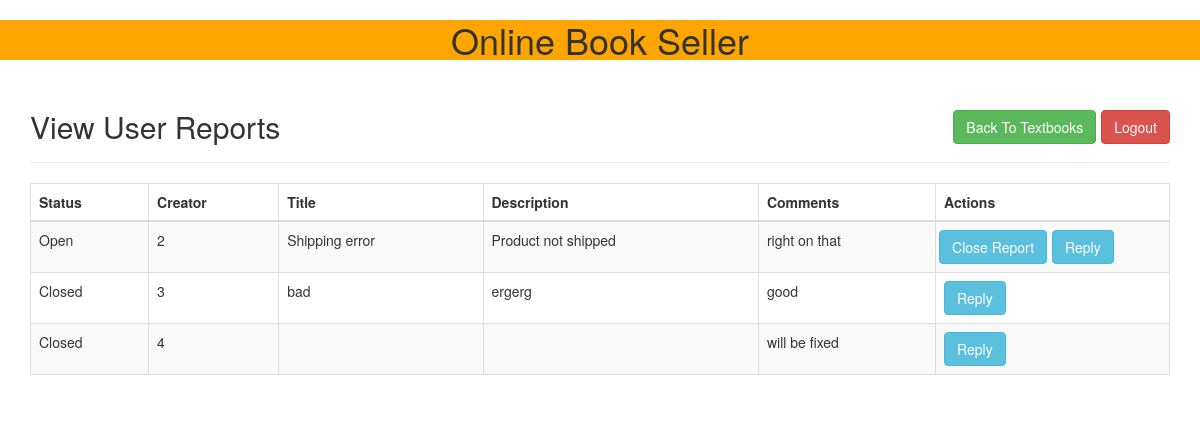
The page /admin_reports.php (signed in) on the database its author committed.
### tables this page shows
CREATE TABLE `reports` (
  `report_id` int(11) NOT NULL AUTO_INCREMENT,
  `report_creator` int(11) NOT NULL,
  `report_title` varchar(500) NOT NULL,
  `description` varchar(500) NOT NULL,
  `report_status` varchar(10) NOT NULL,
  `comments` varchar(500) NOT NULL,
  UNIQUE KEY `report_id` (`report_id`)
);

### common.php (called while the page is built)
<?php
function escape($html)
{
    return htmlspecialchars($html, ENT_QUOTES | ENT_SUBSTITUTE, "UTF-8");
}

### public/admin_reports.php (the view, shortened to what this page needs)
<?php
try {
    require_once "../config.php";
    require "../common.php";
    $connection = new PDO($dsn, $db_username, $db_password, $db_options);
    $sql = "SELECT * FROM reports";
    $statement = $connection->prepare($sql);
    $statement->execute();
    $result = $statement->fetchAll();
} catch (PDOException $error) {
    echo $sql . "<br>" . $error->getMessage();
}
?>
<?php require "templates/header.php";?>
<div class="container">
	<div class="page-header clearfix">
        <h2 class="pull-left">View User Reports</h2>
        <div class="btn-toolbar">
			<a href="logout.php" class="btn btn-danger pull-right">Logout</a>
			<a href="index.php" class="btn btn-success pull-right">Back To Textbooks</a>
		</div>
	</div>
	<?php
if ($result && $statement->rowCount() > 0) {?>
			<table class="table table-bordered table-striped table-hover">
				<thead class="thead-dark/">
					<tr>
                        <th>Status</th>
                        <th>Creator</th>
						<th>Title</th>
						<th>Description</th>
                        <th>Comments</th>
						<th>Actions</th>
					</tr>
				</thead>
				<tbody>
				<?php foreach ($result as $row) {?>
					<tr>
                        <td><?php echo escape($row["report_status"]); ?></td>
                        <td><?php echo escape($row["report_creator"]); ?></td>
						<td><?php echo escape($row["report_title"]); ?></td>
						<td><?php echo escape($row["description"]); ?></td>
                        <td><?php echo escape($row["comments"]); ?></td>
						<td>
                        <div class="btn-toolbar">
						<?php if ($row["report_status"] === "Open") {?>
							<form method="post">
								<input type="submit" name="submit" value="Close Report" class="btn btn-info">
							</form>
						<?php }?>
                        <?php echo "<a href=\"reply.php?reportid=" . urlencode($row['report_id']) . "\" class=\"btn btn-info\">Reply</a>"; ?>
						</div>
                        </td>
					</tr>
				<?php }?>
				</tbody>
			</table>
		<?php } else {?>
			<blockquote>No Reports Available.</blockquote>
		<?php }
?>
</div>
<?php require "templates/footer.php";?>

### public/css/style.css (style rules this page uses)
.page-header h2 { margin-top: 0; }

### rows shown on the page
reports: report_status "Open", report_creator "2", report_title "Shipping error", description "Product not shipped", comments "right on that"
reports: report_status "Closed", report_creator "3", report_title "bad", description "ergerg", comments "good"
reports: report_status "Closed", report_creator "4", comments "will be fixed"
